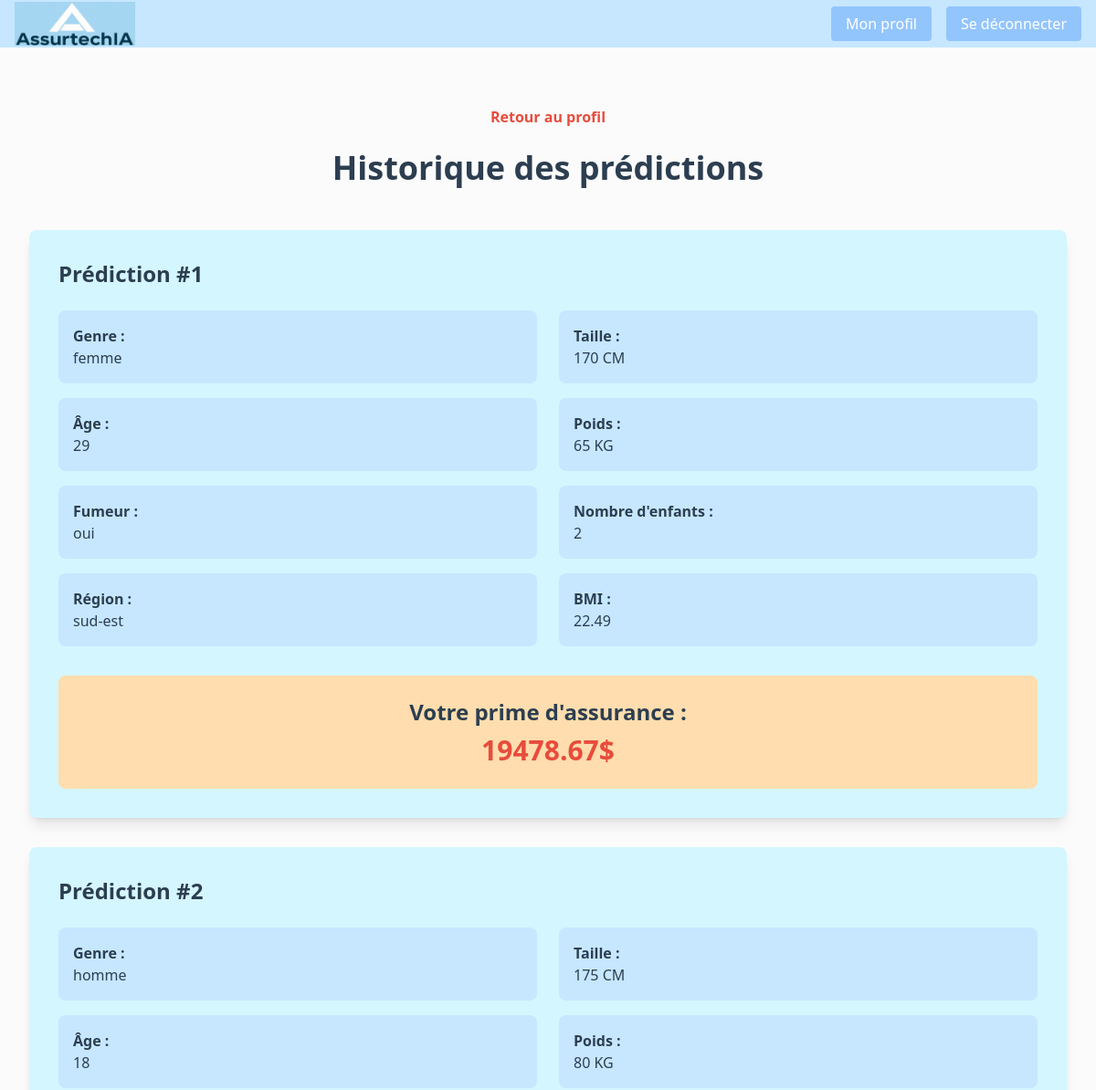
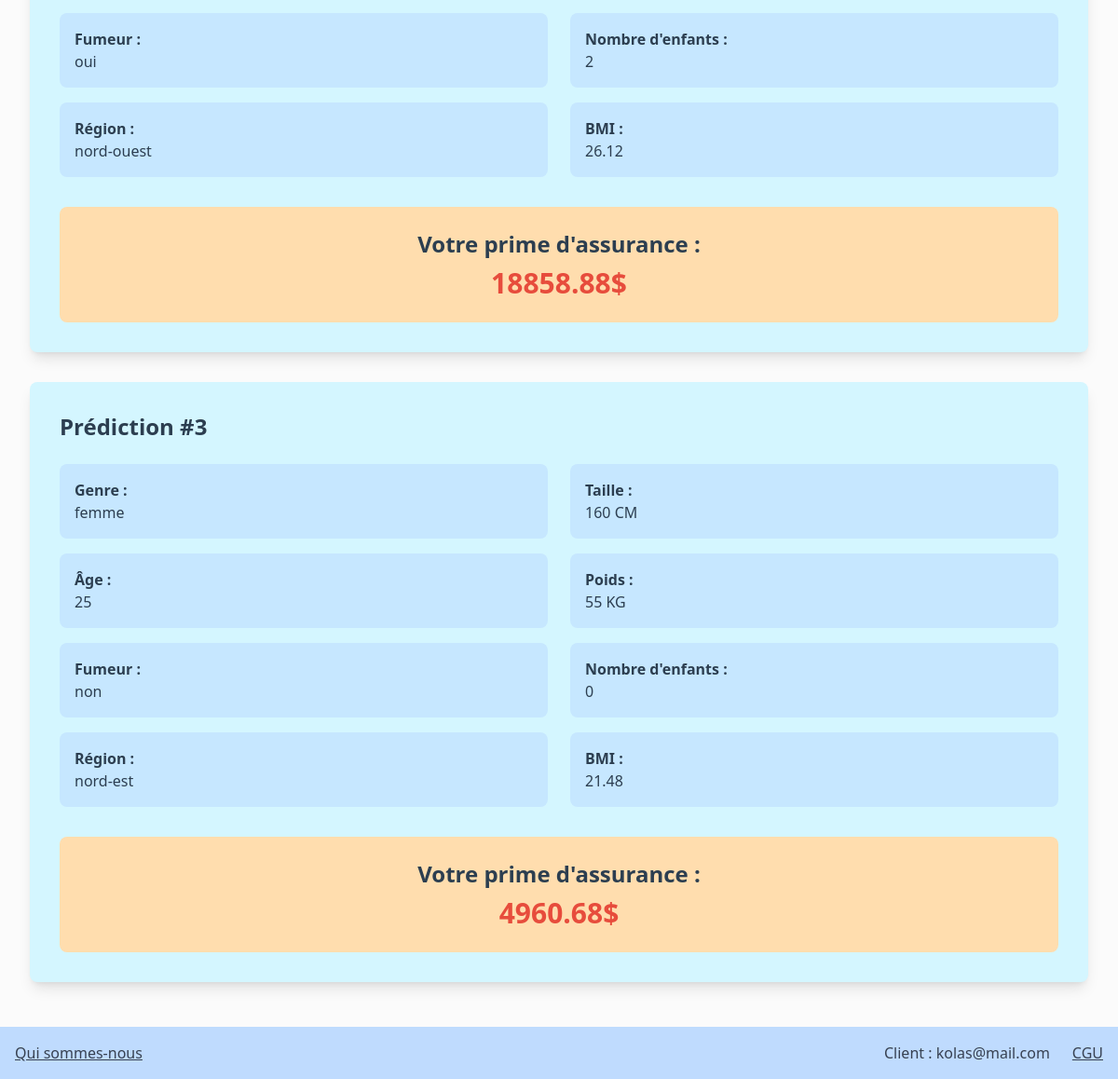
Page /authentication/historical/ (signed in) on the committed database (2 pictures, top to bottom).
### authentication/models.py (models this page shows, shortened)
class Prediction(models.Model):
    class Is_smoker(models.TextChoices):
        oui = "oui"
        non = "non"
    class Genre(models.TextChoices):
        homme = "homme"
        femme = "femme"
    class Region(models.TextChoices):
        southwest = "sud-ouest"
        northwest = "nord-ouest"
        southeast = "sud-est"
        northeast = "nord-est"
    genre = models.CharField(choices=Genre.choices, max_length=10)
    is_smoker = models.CharField(choices=Is_smoker.choices, max_length=10)
    region = models.CharField(choices=Region.choices, max_length=10)
    age = models.IntegerField(
        validators=[MinValueValidator(16), MaxValueValidator(100)]
    )
    weight = models.IntegerField(
        validators=[MinValueValidator(20), MaxValueValidator(450)]
    )
    size = models.IntegerField(
        validators=[MinValueValidator(100), MaxValueValidator(260)]
    )
    bmi = models.FloatField(null=True, blank=True)
    number_children = models.IntegerField(
        validators=[MinValueValidator(0), MaxValueValidator(100)]
    )
    user = models.ForeignKey(User, null=True, on_delete=models.SET_NULL)
    prediction_charge = models.FloatField(null=True, blank=True)
    prediction_date = models.DateTimeField(blank=True, null=True)

class User(AbstractUser):
    Admin = "admin"
    Customer = "customer"
    ROLE_CHOICES = (
        (Admin, "Admin"),
        (Customer, "Customer"),
    )
    email = models.EmailField(unique=True)
    username = None
    role = models.CharField(
        max_length=30, choices=ROLE_CHOICES, verbose_name="Rôle", default=Customer
    )
    USERNAME_FIELD = "email"
    REQUIRED_FIELDS = []
    objects = UserManager()

### authentication/views.py (the view)
# urls.py: path('historical/', PredictionHistorical, name='historical'),
@login_required
def PredictionHistorical(request):
    predictions = Prediction.objects.filter(user=request.user)
    return render(
        request,
        "authentication/prediction_historical.html",
        context={"predictions": predictions},
    )

### authentication/templates/authentication/prediction_historical.html (shortened to what this page needs)
{% extends 'base.html' %}
{% block content %}
    <div class="min-h-screen bg-[#FBFBFB] py-12 px-4 sm:px-6 lg:px-8">
        <div class="text-center">
            <a href="{% url 'profil' %}" class="mt-4 inline-block text-[#e74c3c] hover:underline"><b>Retour au profil</b></a>
            <br>
            <br>
            <h1 class="text-4xl font-bold text-[#2c3e50]">Historique des prédictions</h1>
        </div>
        <div class="mt-12 space-y-8">
            {% for prediction in predictions %}
                <div class="bg-[#D4F6FF] p-8 rounded-lg shadow-lg">
                    <h2 class="text-2xl font-semibold text-[#2c3e50] mb-6">Prédiction #{{ forloop.counter }}</h2>
                    <div class="grid grid-cols-1 md:grid-cols-2 gap-6">
                        <div class="space-y-4">
                            <div class="bg-[#C6E7FF] p-4 rounded-lg">
                                <p class="font-semibold text-[#2c3e50]">Genre :</p>
                                <p class="text-[#2c3e50]">{{ prediction.genre }}</p>
                            </div>
                            <div class="bg-[#C6E7FF] p-4 rounded-lg">
                                <p class="font-semibold text-[#2c3e50]">Âge :</p>
                                <p class="text-[#2c3e50]">{{ prediction.age }}</p>
                            </div>
                            <div class="bg-[#C6E7FF] p-4 rounded-lg">
                                <p class="font-semibold text-[#2c3e50]">Fumeur :</p>
                                <p class="text-[#2c3e50]">{{ prediction.is_smoker }}</p>
                            </div>
                            <div class="bg-[#C6E7FF] p-4 rounded-lg">
                                <p class="font-semibold text-[#2c3e50]">Région :</p>
                                <p class="text-[#2c3e50]">{{ prediction.region }}</p>
                            </div>
                        </div>
                        <div class="space-y-4">
                            <div class="bg-[#C6E7FF] p-4 rounded-lg">
                                <p class="font-semibold text-[#2c3e50]">Taille :</p>
                                <p class="text-[#2c3e50]">{{ prediction.size }} CM</p>
                            </div>
                            <div class="bg-[#C6E7FF] p-4 rounded-lg">
                                <p class="font-semibold text-[#2c3e50]">Poids :</p>
                                <p class="text-[#2c3e50]">{{ prediction.weight }} KG</p>
                            </div>
                            <div class="bg-[#C6E7FF] p-4 rounded-lg">
                                <p class="font-semibold text-[#2c3e50]">Nombre d'enfants :</p>
                                <p class="text-[#2c3e50]">{{ prediction.number_children }}</p>
                            </div>
                            <div class="bg-[#C6E7FF] p-4 rounded-lg">
                                <p class="font-semibold text-[#2c3e50]">BMI :</p>
                                <p class="text-[#2c3e50]">{{ prediction.bmi }}</p>
                            </div>
                        </div>
                    </div>
                    <div class="mt-8 bg-[#FFDDAE] p-6 rounded-lg text-center">
                        <p class="text-2xl font-bold text-[#2c3e50]">Votre prime d'assurance :</p>
                        <p class="text-3xl font-bold text-[#e74c3c] mt-2">{{ prediction.prediction_charge }}$</p>
                    </div>
                </div>
            {% endfor %}
        </div>
    </div>
{% endblock content %}

### templates/includes/footer.html
<footer class="bg-blue-200 p-4">
    <div class="flex justify-between items-center">
        <div class="flex space-x-6">
            <a href="{% url 'aboutus' %}" class="text-gray-700 hover:text-gray-900">Qui sommes-nous</a>
        </div>
        <div class="flex space-x-6 items-center">
            {% if user.is_authenticated %}
            <span class="text-gray-700">Client : {{ user.email }}</span>
            {% endif %}
            <a href="#" class="text-gray-700 hover:text-gray-900">CGU</a>
        </div>
    </div>
</footer>

### static/css/styles.css (style rules this page uses)
* { box-sizing: border-box; margin: 0; padding: 0; }
body { background-size: cover; background-repeat: no-repeat; background-position: center; position: relative; }
body::after { content: ""; position: absolute; top: 0; left: 0; width: 100%; height: 100%; background: rgba(255, 255, 255, 0.35); pointer-events: none; z-index: -1; }
footer { background-color: #C6E7FF; padding: 1rem; text-align: center; }
footer a { color: #4a4a4a; text-decoration: underline; }

### rows in the picture
Prediction: genre "femme", age "29", is_smoker "oui", region "sud-est", size "170", weight "65", number_children "2", bmi "22.49", prediction_charge "19478.67"
Prediction: genre "homme", age "18", is_smoker "oui", region "nord-ouest", size "175", weight "80", number_children "2", bmi "26.12", prediction_charge "18858.88"
Prediction: genre "femme", age "25", is_smoker "non", region "nord-est", size "160", weight "55", number_children "0", bmi "21.48", prediction_charge "4960.68"
User: email "kolas@mail.com"
